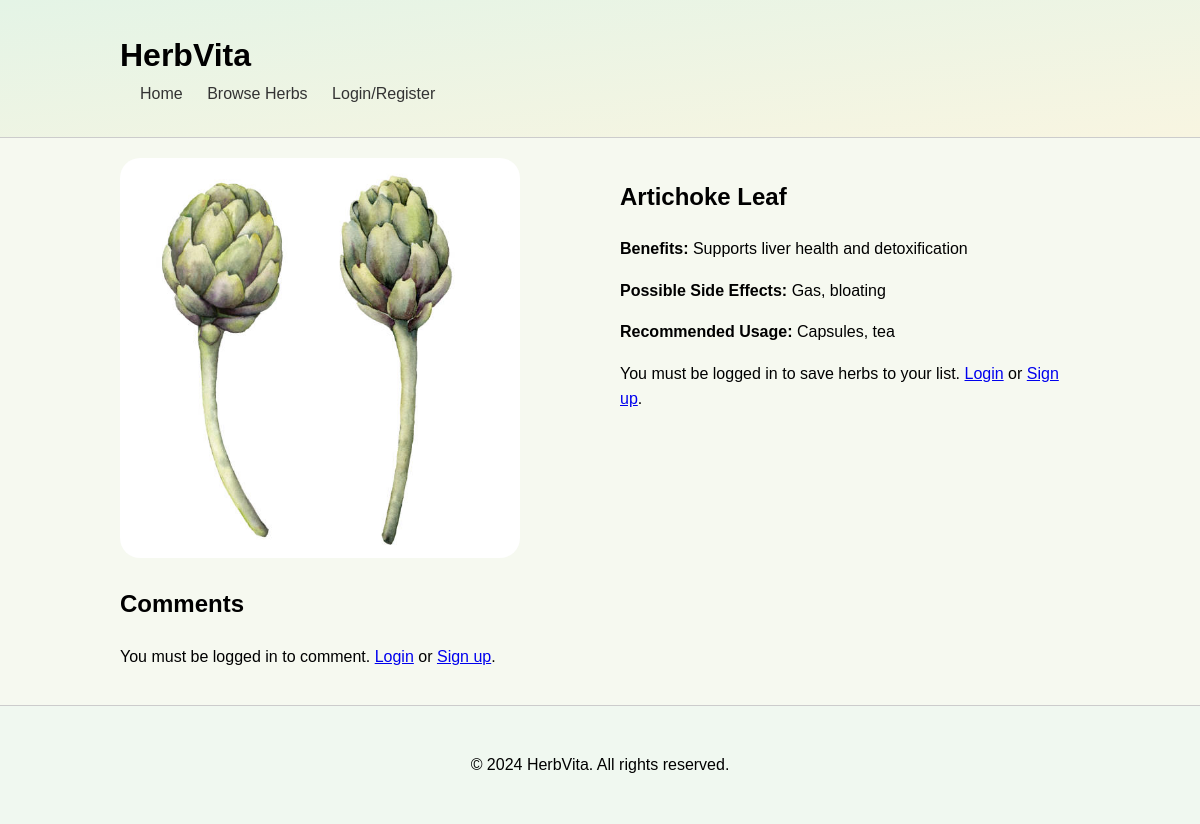
Before: /herbDetails.php?id=45 with the older database file.
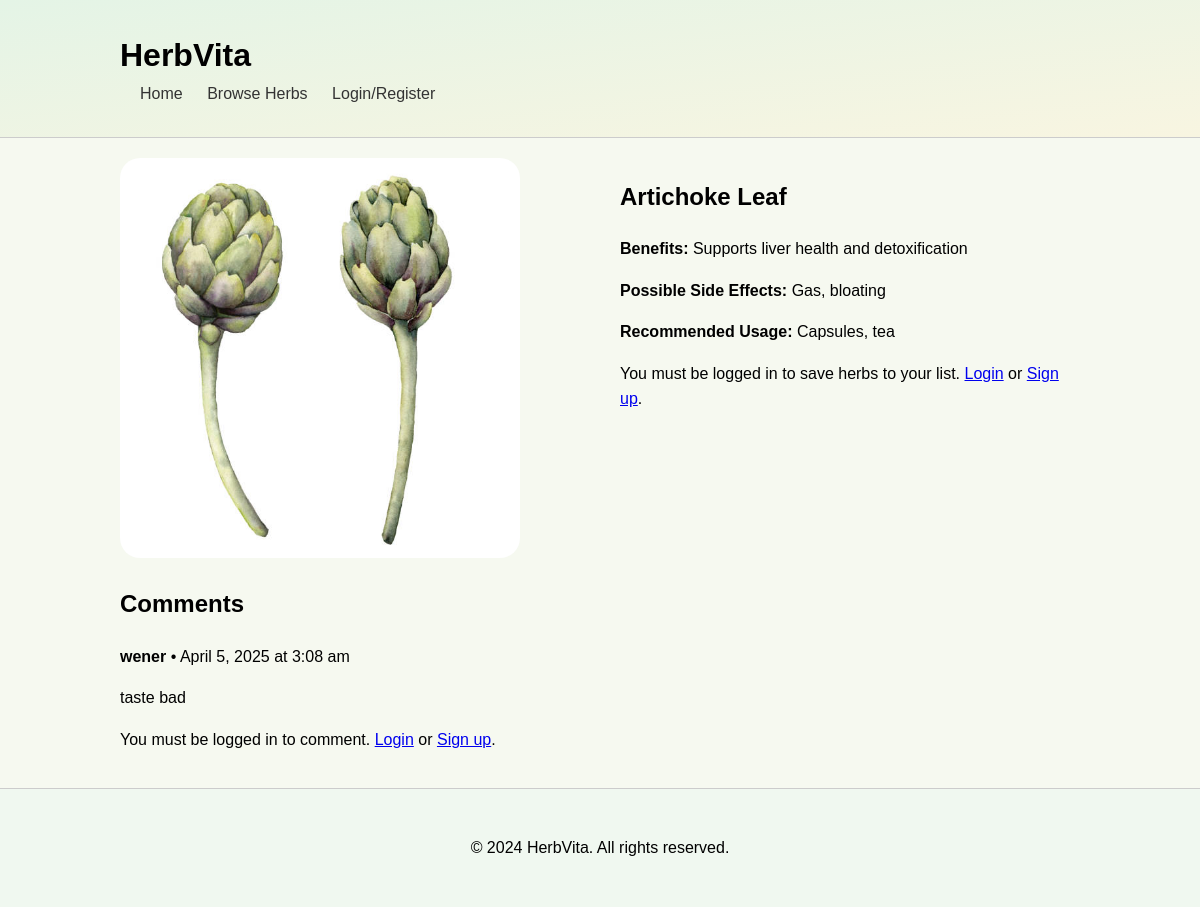
After: the same page with the newer database file.
### tables this page shows
CREATE TABLE `comments` (
  `commentID` int(11) NOT NULL,
  `herbID` int(11) NOT NULL,
  `userID` varchar(11) NOT NULL,
  `commentText` text NOT NULL,
  `timeAdded` timestamp NOT NULL DEFAULT current_timestamp() ON UPDATE current_timestamp()
);

CREATE TABLE `user` (
  `userID` varchar(11) NOT NULL,
  `Name` varchar(20) NOT NULL,
  `Email` varchar(50) NOT NULL,
  `passwordHash` varchar(255) NOT NULL,
  `healthInterest` int(11) NOT NULL
);

### herbDetails.php (the view, shortened to what this page needs)
<?php
include 'db_connect.php';
if (isset($_GET['id']) && is_numeric($_GET['id'])) {
    $herbId = $_GET['id'];
    $sql = "SELECT herbID, herbName, sideEffect, recommendedUsage, Benefit, imagePath
            FROM herb
            WHERE herbID = ?";
    $stmt = $conn->prepare($sql);
    $stmt->bind_param("i", $herbId);
    $stmt->execute();
    $result = $stmt->get_result();
    if ($result->num_rows == 1) {
        $herb = $result->fetch_assoc();
    } else {
        header("Location: browseHerb.php");
        exit();
    }
} else {
    header("Location: browseHerb.php");
    exit();
}
?>
<!DOCTYPE html>
<html lang="en">
<head>
    <link rel="stylesheet" href="style.css">
</head>
<body>
    <header>
        <div class="container">
            <h1>HerbVita</h1>
            <nav>
                <ul>
                    <li><a href="index.php">Home</a></li>
                    <li><a href="browseHerb.php">Browse Herbs</a></li>
                    <?php if(isset($_SESSION['loggedin']) && $_SESSION['loggedin'] === true): ?>
                        <li><a href="profile.php">Saved Herbs</a></li>
                        <li><a href="logout.php">Logout</a></li>
                    <?php else: ?>
                        <li><a href="login.php">Login/Register</a></li>
                    <?php endif; ?>
                </ul>
            </nav>
        </div>
    </header>
    <main class="container">
        <section class="herb-details">
            <?php if ($herb): ?>
                <div class="herbPageContainer">
                    <div class="herb-image">
                        <img src="<?php echo htmlspecialchars($herb['imagePath']); ?>" alt="<?php echo htmlspecialchars($herb['herbName']); ?>">
                    </div>
                    <div class="herb-info">
                        <h2><?php echo htmlspecialchars($herb['herbName']); ?></h2>
                        <p><strong>Benefits:</strong> <?php echo nl2br(htmlspecialchars($herb['Benefit'])); ?></p>
                        <p><strong>Possible Side Effects:</strong> <?php echo nl2br(htmlspecialchars($herb['sideEffect'])); ?></p>
                        <p><strong>Recommended Usage:</strong> <?php echo nl2br(htmlspecialchars($herb['recommendedUsage'])); ?></p>
                         <?php if (isset($_SESSION['loggedin']) && $_SESSION['loggedin'] === true): ?>
                            <form method="post">
                                <button type="submit" name="save_herb" class="saveherb">Save Herb</button>
                            </form>
                            <?php if (isset($saveMessage)): ?>
                                <p class="message"><?php echo $saveMessage; ?></p>
                            <?php endif; ?>
                        <?php else: ?>
                            <p>You must be logged in to save herbs to your list. <a href="login.php">Login</a> or <a href="signup.php">Sign up</a>.</p>
                        <?php endif; ?>
                    </div>
                </div>
            <?php else: ?>
                <p>Herb not found.</p>
            <?php endif; ?>
        </section>
    <section class="herb-details-comments">
        <h2>Comments</h2>
        <?php
        $sql_comments = "SELECT c.`commentText`, u.`Name`, c.`timeAdded`
                        FROM `comments` c
                        JOIN `user` u ON c.`userID` = u.`userID`
                        WHERE c.`herbID` = ?";
        $stmt_comments = $conn->prepare($sql_comments);
        $stmt_comments->bind_param("i", $herbId);
        $stmt_comments->execute();
        $result_comments = $stmt_comments->get_result();
        if ($result_comments->num_rows > 0) {
            echo "<div class='comments-list'>";
            while ($row = $result_comments->fetch_assoc()) {
                echo "<div class='comment-box'>";
                echo "<p><strong>" . htmlspecialchars($row['Name']) . "</strong> • " .
                     date('F j, Y \a\t g:i a', strtotime($row['timeAdded'])) . "</p>";
                echo "<p>" . htmlspecialchars($row['commentText']) . "</p>";
                echo "</div>";
            }
            echo "</div>";
        }
        ?>
    </section>
    <?php if (isset($_SESSION['loggedin']) && $_SESSION['loggedin'] === true): ?>
        <form action="submitComment.php" method="POST">
            <textarea name="comment" rows="5" cols="50" required></textarea>
            <input type="hidden" name="herb_id" value="<?php echo htmlspecialchars($herbId); ?>">
            <button type="submit">Post Comment</button>
        </form>
    <?php else: ?>
        <p>You must be logged in to comment. <a href="login.php">Login</a> or <a href="signup.php">Sign up</a>.</p>
    <?php endif; ?>
    </main>
    <footer>
        <div class="container">
            <p>&copy; 2024 HerbVita. All rights reserved.</p>
        </div>
    </footer>
</body>
</html>

Changed rows visible on the page:
added comments: userID.Name "wener", timeAdded "April 5, 2025 at 3:08 am", commentText "taste bad"
